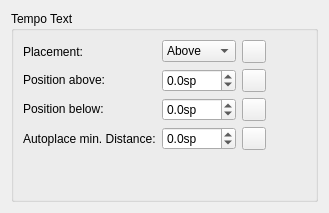
      <widget class="QWidget" name="page_6">
       <layout class="QVBoxLayout" name="verticalLayout_50">
        <item>
         <widget class="QGroupBox" name="groupBox_34">
          <property name="title">
           <string>Tempo Text</string>
          </property>
          <layout class="QGridLayout" name="gridLayout_26">
           <item row="3" column="0">
            <widget class="QLabel" name="label_144">
             <property name="text">
              <string>Autoplace min. Distance:</string>
             </property>
            </widget>
           </item>
           <item row="2" column="0">
            <widget class="QLabel" name="label_142">
             <property name="sizePolicy">
              <sizepolicy hsizetype="Fixed" vsizetype="Fixed">
               <horstretch>0</horstretch>
               <verstretch>0</verstretch>
              </sizepolicy>
             </property>
             <property name="text">
              <string>Position below:</string>
             </property>
             <property name="buddy">
              <cstring>textLinePosBelow</cstring>
             </property>
            </widget>
           </item>
           <item row="0" column="1">
            <widget class="QComboBox" name="tempoTextPlacement">
             <item>
              <property name="text">
               <string notr="true">Above</string>
              </property>
             </item>
             <item>
              <property name="text">
               <string notr="true">Below</string>
              </property>
             </item>
            </widget>
           </item>
           <item row="4" column="0">
            <spacer name="verticalSpacer_26">
             <property name="orientation">
              <enum>Qt::Vertical</enum>
             </property>
             <property name="sizeHint" stdset="0">
              <size>
               <width>20</width>
               <height>40</height>
              </size>
             </property>
            </spacer>
           </item>
           <item row="0" column="2">
            <widget class="QToolButton" name="resetTempoTextPlacement">
             <property name="toolTip">
              <string>Reset to default</string>
             </property>
             <property name="accessibleName">
              <string>Reset 'Placement' value</string>
             </property>
             <property name="text">
              <string notr="true"/>
             </property>
             <property name="icon">
              <iconset resource="musescore.qrc">
               <normaloff>:/data/icons/edit-reset.svg</normaloff>:/data/icons/edit-reset.svg</iconset>
             </property>
            </widget>
           </item>
           <item row="2" column="1">
            <widget class="QDoubleSpinBox" name="tempoTextPosBelow">
             <property name="sizePolicy">
              <sizepolicy hsizetype="Preferred" vsizetype="Fixed">
               <horstretch>0</horstretch>
               <verstretch>0</verstretch>
              </sizepolicy>
             </property>
             <property name="suffix">
              <string>sp</string>
             </property>
             <property name="decimals">
              <number>1</number>
             </property>
             <property name="minimum">
              <double>-100.000000000000000</double>
             </property>
             <property name="singleStep">
              <double>0.500000000000000</double>
             </property>
            </widget>
           </item>
           <item row="2" column="2">
            <widget class="QToolButton" name="resetTempoTextPosBelow">
             <property name="toolTip">
              <string>Reset to default</string>
             </property>
             <property name="accessibleName">
              <string>Reset 'Position below' value</string>
             </property>
             <property name="text">
              <string notr="true"/>
             </property>
             <property name="icon">
              <iconset resource="musescore.qrc">
               <normaloff>:/data/icons/edit-reset.svg</normaloff>:/data/icons/edit-reset.svg</iconset>
             </property>
            </widget>
           </item>
           <item row="1" column="0">
            <widget class="QLabel" name="label_143">
             <property name="sizePolicy">
              <sizepolicy hsizetype="Fixed" vsizetype="Fixed">
               <horstretch>0</horstretch>
               <verstretch>0</verstretch>
              </sizepolicy>
             </property>
             <property name="text">
              <string>Position above:</string>
             </property>
             <property name="buddy">
              <cstring>textLinePosAbove</cstring>
             </property>
            </widget>
           </item>
           <item row="1" column="2">
            <widget class="QToolButton" name="resetTempoTextPosAbove">
             <property name="toolTip">
              <string>Reset to default</string>
             </property>
             <property name="accessibleName">
              <string>Reset 'Position above' value</string>
             </property>
             <property name="text">
              <string notr="true"/>
             </property>
             <property name="icon">
              <iconset resource="musescore.qrc">
               <normaloff>:/data/icons/edit-reset.svg</normaloff>:/data/icons/edit-reset.svg</iconset>
             </property>
            </widget>
           </item>
           <item row="1" column="1">
            <widget class="QDoubleSpinBox" name="tempoTextPosAbove">
             <property name="sizePolicy">
              <sizepolicy hsizetype="Preferred" vsizetype="Fixed">
               <horstretch>0</horstretch>
               <verstretch>0</verstretch>
              </sizepolicy>
             </property>
             <property name="suffix">
              <string>sp</string>
             </property>
             <property name="decimals">
              <number>1</number>
             </property>
             <property name="minimum">
              <double>-100.000000000000000</double>
             </property>
             <property name="singleStep">
              <double>0.500000000000000</double>
             </property>
            </widget>
           </item>
           <item row="0" column="0">
            <widget class="QLabel" name="label_128">
             <property name="text">
              <string>Placement:</string>
             </property>
             <property name="buddy">
              <cstring>textLinePlacement</cstring>
             </property>
            </widget>
           </item>
           <item row="1" column="3">
            <spacer name="horizontalSpacer_34">
             <property name="orientation">
              <enum>Qt::Horizontal</enum>
             </property>
             <property name="sizeHint" stdset="0">
              <size>
               <width>40</width>
               <height>20</height>
              </size>
             </property>
            </spacer>
           </item>
           <item row="3" column="1">
            <widget class="QDoubleSpinBox" name="tempoTextMinDistance">
             <property name="sizePolicy">
              <sizepolicy hsizetype="Preferred" vsizetype="Fixed">
               <horstretch>0</horstretch>
               <verstretch>0</verstretch>
              </sizepolicy>
             </property>
             <property name="suffix">
              <string>sp</string>
             </property>
             <property name="decimals">
              <number>1</number>
             </property>
             <property name="minimum">
              <double>-100.000000000000000</double>
             </property>
             <property name="singleStep">
              <double>0.500000000000000</double>
             </property>
            </widget>
           </item>
           <item row="3" column="2">
            <widget class="QToolButton" name="resetTempoTextMinDistance">
             <property name="toolTip">
              <string>Reset to default</string>
             </property>
             <property name="accessibleName">
              <string>Reset 'Position Below' value</string>
             </property>
             <property name="text">
              <string notr="true"/>
             </property>
             <property name="icon">
              <iconset resource="musescore.qrc">
               <normaloff>:/data/icons/edit-reset.svg</normaloff>:/data/icons/edit-reset.svg</iconset>
             </property>
            </widget>
           </item>
          </layout>
         </widget>
        </item>
       </layout>
      </widget>
